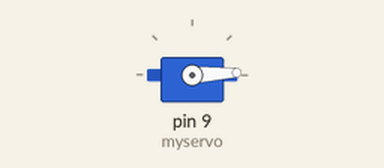
Simulated run of this sketch. Board: Arduino Uno, built with avr-gcc and run on an emulated ATmega328P. Parts: servo.

Above: at 0.05 s.
At 1.1 s:
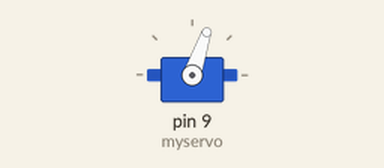
At 2.2 s:
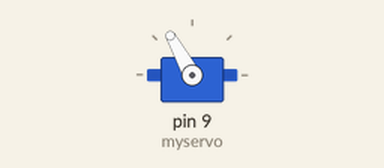
At 4.4 s:
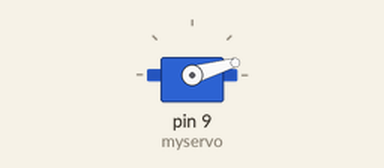
Timing chart, 0 to 6.0 s (numbered marks = the images above):
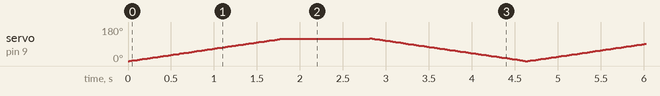

The sketch:

quiz_servo.ino
```cpp
#include <Servo.h>
Servo myservo;

void setup() {
  // put your setup code here, to run once:
  myservo.attach(9);
}

void loop() {
  // put your main code here, to run repeatedly:
  for (int i=0; i<120; i++) {
    myservo.write(i);
    delay(15);
  }
  delay(1000);

  for (int i=120; i>=0; i--) {
    myservo.write(i);
    delay(15);
  }
}
```
